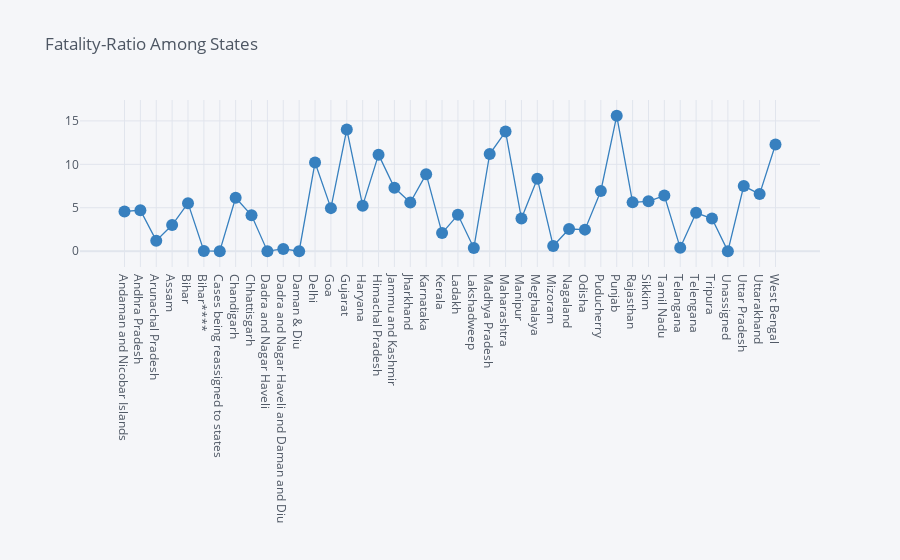

Notebook cell for this chart:
### Markdown cell above
# FATALITY_RATIO AMONG STATES

### Code cell
fatality_ratio=df.groupby('State/UnionTerritory')['Fatality-Ratio'].sum().reset_index()
fatality_ratio.iplot(kind='line',mode='lines+markers',x='State/UnionTerritory',y='Fatality-Ratio',title='Fatality-Ratio Among States',color='blue')

### Figure 1 — Plotly figure (JSON) as saved in the notebook; plotly's stock layout.template omitted (floating-point values rounded to 4 significant figures)
{"data": [{"line": {"color": "rgba(55, 128, 191, 1.0)", "dash": "solid", "shape": "linear", "width": 1.3}, "marker": {"size": 12, "symbol": "circle"}, "mode": "lines+markers", "name": "Fatality-Ratio", "text": "", "type": "scatter", "x": ["Andaman and Nicobar Islands", "Andhra Pradesh", "Arunachal Pradesh", "Assam", "Bihar", "Bihar****", "Cases being reassigned to states", "Chandigarh", "Chhattisgarh", "Dadra and Nagar Haveli", "Dadra and Nagar Haveli and Daman and Diu", "Daman & Diu", "Delhi", "Goa", "Gujarat", "Haryana", "Himachal Pradesh", "Jammu and Kashmir", "Jharkhand", "Karnataka", "Kerala", "Ladakh", "Lakshadweep", "Madhya Pradesh", "Maharashtra", "Manipur", "Meghalaya", "Mizoram", "Nagaland", "Odisha", "Puducherry", "Punjab", "Rajasthan", "Sikkim", "Tamil Nadu", "Telangana", "Telengana", "Tripura", "Unassigned", "Uttar Pradesh", "Uttarakhand", "West Bengal"], "y": [4.574, 4.711, 1.207, 3.009, 5.527, 0.02639, 0, 6.146, 4.135, 0.0007721, 0.2597, 0, 10.22, 4.954, 14.01, 5.242, 11.11, 7.292, 5.6, 8.868, 2.083, 4.184, 0.3579, 11.19, 13.77, 3.752, 8.346, 0.5983, 2.549, 2.478, 6.932, 15.58, 5.618, 5.739, 6.404, 0.3809, 4.419, 3.754, 0, 7.498, 6.573, 12.29]}], "layout": {"legend": {"bgcolor": "#F5F6F9", "font": {"color": "#4D5663"}}, "paper_bgcolor": "#F5F6F9", "plot_bgcolor": "#F5F6F9", "title": {"font": {"color": "#4D5663"}, "text": "Fatality-Ratio Among States"}, "xaxis": {"gridcolor": "#E1E5ED", "showgrid": true, "tickfont": {"color": "#4D5663"}, "title": {"font": {"color": "#4D5663"}, "text": ""}, "zerolinecolor": "#E1E5ED"}, "yaxis": {"gridcolor": "#E1E5ED", "showgrid": true, "tickfont": {"color": "#4D5663"}, "title": {"font": {"color": "#4D5663"}, "text": ""}, "zerolinecolor": "#E1E5ED"}}}
